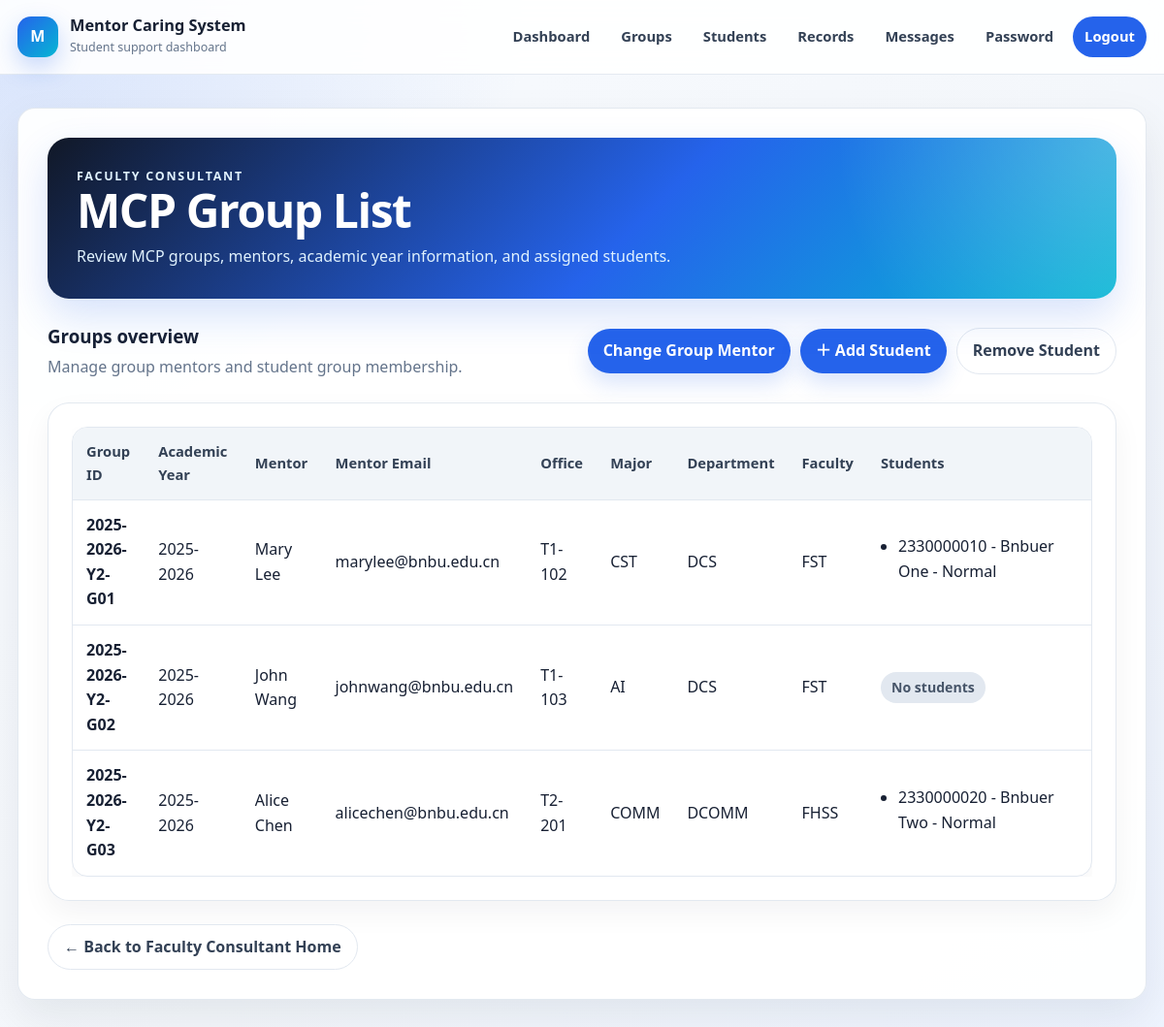
The page /faculty/groups (signed in) on the database its author committed.
### app/entity/mcp_group.py (models this page shows, shortened)
class MCPGroup(db.Model):
    __tablename__ = "mcp_groups"
    id = db.Column(db.Integer, primary_key=True)
    group_id = db.Column(db.String(120), unique=True, nullable=False)
    academic_year = db.Column(db.String(50), nullable=False)
    mentor_id = db.Column(db.Integer, db.ForeignKey("mentors.id"), nullable=False)
    major_id = db.Column(db.Integer, db.ForeignKey("majors.id"))
    mentor = db.relationship("Mentor", backref="groups")
    major = db.relationship("Major", backref="mcp_groups")

### app/entity/user.py (models this page shows, shortened)
class User(UserMixin, db.Model):
    __tablename__ = "users"
    id = db.Column(db.Integer, primary_key=True)
    user_id = db.Column(db.String(80), unique=True, nullable=False,
                       default=lambda: f"U-{uuid.uuid4().hex[:10].upper()}")
    account = db.Column(db.String(80), unique=True, nullable=False)
    password = db.Column(db.String(120), nullable=False)
    name = db.Column(db.String(120), nullable=False)
    email = db.Column(db.String(120))
    role = db.Column(db.String(50), nullable=False)
    user_type = db.Column(db.String(30), nullable=False, default="user")
    __mapper_args__ = {
        "polymorphic_identity": "user",
        "polymorphic_on": user_type,
    }

### app/entity/mentor.py (models this page shows, shortened)
class Mentor(FacultyMember):
    __tablename__ = "mentors"
    id = db.Column(db.Integer, db.ForeignKey("faculty_members.id"), primary_key=True)
    mentor_id = db.Column(db.String(50), unique=True)
    office = db.Column(db.String(120))
    __mapper_args__ = {
        "polymorphic_identity": "mentor",
    }

### app/entity/major.py (models this page shows, shortened)
class Major(db.Model):
    __tablename__ = "majors"
    id = db.Column(db.Integer, primary_key=True)
    name = db.Column(db.String(120), nullable=False)
    active = db.Column(db.Boolean, default=True)
    created_at = db.Column(db.DateTime, default=local_now)
    updated_at = db.Column(db.DateTime, default=local_now, onupdate=local_now)
    department_id = db.Column(db.Integer, db.ForeignKey("departments.id"), nullable=False)

### app/entity/department.py (models this page shows, shortened)
class Department(db.Model):
    __tablename__ = "departments"
    id = db.Column(db.Integer, primary_key=True)
    name = db.Column(db.String(120), nullable=False)
    active = db.Column(db.Boolean, default=True)
    created_at = db.Column(db.DateTime, default=local_now)
    updated_at = db.Column(db.DateTime, default=local_now, onupdate=local_now)
    faculty_id = db.Column(db.Integer, db.ForeignKey("faculties.id"), nullable=False)
    majors = db.relationship("Major", backref="department", lazy=True)

### app/entity/faculty.py (models this page shows, shortened)
class OrganizationUnit(object):
    unit_id = None
    name = None
    unit_type = None
    active = None
    created_date = None
    updated_date = None

class Faculty(db.Model, OrganizationUnit):
    __tablename__ = "faculties"
    id = db.Column(db.Integer, primary_key=True)
    name = db.Column(db.String(120), unique=True, nullable=False)
    active = db.Column(db.Boolean, default=True)
    created_at = db.Column(db.DateTime, default=local_now)
    updated_at = db.Column(db.DateTime, default=local_now, onupdate=local_now)
    departments = db.relationship("Department", backref="faculty", lazy=True)

### app/entity/student.py (models this page shows, shortened)
class Student(User):
    __tablename__ = "students"
    id = db.Column(db.Integer, db.ForeignKey("users.id"), primary_key=True)
    student_id = db.Column(db.String(50), unique=True, nullable=False)
    status = db.Column(db.String(50), default="Normal")
    group_id = db.Column(db.Integer, db.ForeignKey("mcp_groups.id"))
    group_id_str = db.Column(db.String(120))
    mentor_name_str = db.Column(db.String(120))
    faculty_str = db.Column(db.String(120))
    department_str = db.Column(db.String(120))
    major_str = db.Column(db.String(120))
    group = db.relationship("MCPGroup", backref="students")
    __mapper_args__ = {
        "polymorphic_identity": "student",
    }

### app/boundary/consultant_boundary.py (the view)
@consultant_bp.route("/faculty/groups")
@login_required
def faculty_groups():
    if current_user.role != "faculty_consultant":
        flash("Only faculty consultants can view MCP groups.")
        return redirect(url_for("auth.login"))
    groups = get_all_mcp_groups()
    return render_template("group_list.html", groups=groups)

### app/templates/group_list.html
{% extends "base.html" %}
{% block extra_css %}
<link rel="stylesheet" href="{{ url_for('static', filename='css/pages/organization.css') }}">
{% endblock %}
{% block content %}
<div class="group-page">
    <section class="org-hero">
        <p class="org-eyebrow">Faculty Consultant</p>
        <h2>MCP Group List</h2>
        <p>Review MCP groups, mentors, academic year information, and assigned students.</p>
    </section>
    <div class="org-toolbar">
        <div>
            <h3>Groups overview</h3>
            <p>Manage group mentors and student group membership.</p>
        </div>
        <div class="org-actions">
            <a class="org-action" href="{{ url_for('consultant.change_group_mentor_page') }}">Change Group Mentor</a>
            <a class="org-action" href="{{ url_for('consultant.add_student_to_group_page') }}">＋ Add Student</a>
            <a class="org-secondary-action" href="{{ url_for('consultant.remove_student_from_group_page') }}">Remove Student</a>
        </div>
    </div>
    {% if groups %}
    <section class="org-card">
        <div class="org-table-wrap">
            <table class="org-table">
                <tr>
                    <th>Group ID</th>
                    <th>Academic Year</th>
                    <th>Mentor</th>
                    <th>Mentor Email</th>
                    <th>Office</th>
                    <th>Major</th>
                    <th>Department</th>
                    <th>Faculty</th>
                    <th>Students</th>
                </tr>
                {% for group in groups %}
                <tr>
                    <td><strong>{{ group.group_id }}</strong></td>
                    <td>{{ group.academic_year }}</td>
                    <td>{{ group.mentor.name if group.mentor else "N/A" }}</td>
                    <td>{{ group.mentor.email if group.mentor else "N/A" }}</td>
                    <td>{{ group.mentor.office if group.mentor else "N/A" }}</td>
                    <td>{{ group.major.name if group.major else "N/A" }}</td>
                    <td>
                        {% if group.major and group.major.department %}
                            {{ group.major.department.name }}
                        {% else %}
                            N/A
                        {% endif %}
                    </td>
                    <td>
                        {% if group.major and group.major.department and group.major.department.faculty %}
                            {{ group.major.department.faculty.name }}
                        {% else %}
                            N/A
                        {% endif %}
                    </td>
                    <td class="org-long-cell">
                        {% if group.students %}
                            <ul class="group-student-list">
                                {% for student in group.students %}
                                    <li>{{ student.student_id }} - {{ student.name }} - {{ student.status }}</li>
                                {% endfor %}
                            </ul>
                        {% else %}
                            <span class="org-status is-muted">No students</span>
                        {% endif %}
                    </td>
                </tr>
                {% endfor %}
            </table>
        </div>
    </section>
    {% else %}
    <p class="org-empty">No MCP groups found.</p>
    {% endif %}
    <div>
        <a class="org-secondary-action" href="{{ url_for('consultant.faculty_home') }}">← Back to Faculty Consultant Home</a>
    </div>
</div>
{% endblock %}

### app/templates/base.html (shortened to what this page needs)
<!DOCTYPE html>
<html lang="en">
<head>
    <link rel="stylesheet" href="{{ url_for('static', filename='style.css') }}">
    {% block extra_css %}{% endblock %}
</head>
<body class="page-{{ (request.endpoint or 'default')|replace('.', '-') }}">
    <header class="app-header">
        <div class="nav-wrap">
            <a class="brand" href="{% if current_user.is_authenticated %}
                {% if current_user.role == 'admin' %}{{ url_for('admin.admin_home') }}
                {% elif current_user.role == 'faculty_consultant' %}{{ url_for('consultant.faculty_home') }}
                {% elif current_user.role == 'mentor' %}{{ url_for('mentor.mentor_home') }}
                {% elif current_user.role == 'student' %}{{ url_for('student.student_home') }}
                {% elif current_user.role == 'coordinator' %}{{ url_for('coordinator.coordinator_home') }}
                {% elif current_user.role == 'faculty_member' %}{{ url_for('auth.faculty_member_home') }}
                {% else %}{{ url_for('auth.index') }}{% endif %}
            {% else %}{{ url_for('auth.login') }}{% endif %}">
                <span class="brand-icon">M</span>
                <span>
                    <strong>Mentor Caring System</strong>
                    <small>Student support dashboard</small>
                </span>
            </a>
            <nav class="top-nav">
                {% if current_user.is_authenticated %}
                    {% if current_user.role == "admin" %}
                        <a href="{{ url_for('admin.admin_home') }}">Dashboard</a>
                        <a href="{{ url_for('admin.organization') }}">Organization</a>
                        <a href="{{ url_for('admin.admin_consultants') }}">Consultants</a>
                    {% elif current_user.role == "faculty_consultant" %}
                        <a href="{{ url_for('consultant.faculty_home') }}">Dashboard</a>
                        <a href="{{ url_for('consultant.faculty_groups') }}">Groups</a>
                        <a href="{{ url_for('consultant.search_student') }}">Students</a>
                        <a href="{{ url_for('report.record_search') }}">Records</a>
                    {% elif current_user.role == "mentor" %}
                        <a href="{{ url_for('mentor.mentor_home') }}">Dashboard</a>
                        <a href="{{ url_for('consultant.search_student') }}">Students</a>
                        <a href="{{ url_for('report.record_search') }}">Records</a>
                        <a href="{{ url_for('appointment.mentor_appointments') }}">Appointments</a>
                    {% elif current_user.role == "student" %}
                        <a href="{{ url_for('student.student_home') }}">Dashboard</a>
                        <a href="{{ url_for('student.student_mentor_info') }}">Mentor Info</a>
                        <a href="{{ url_for('appointment.student_appointments') }}">Appointments</a>
                    {% elif current_user.role == "coordinator" %}
                        <a href="{{ url_for('coordinator.coordinator_home') }}">Dashboard</a>
                        <a href="{{ url_for('consultant.search_student') }}">Students</a>
                        <a href="{{ url_for('report.record_search') }}">Records</a>
                    {% elif current_user.role == "faculty_member" %}
                        <a href="{{ url_for('auth.faculty_member_home') }}">Dashboard</a>
                        <a href="{{ url_for('report.log_list') }}">Logs</a>
                        <a href="{{ url_for('message.message_home') }}">Messages</a>
                    {% endif %}
                    {% if current_user.role != "faculty_member" %}
                        <a href="{{ url_for('message.message_home') }}">Messages</a>
                    {% endif %}
                    <a href="{{ url_for('auth.change_password') }}">Password</a>
                    <a class="logout-link" href="{{ url_for('auth.logout') }}">Logout</a>
                {% else %}
                    <a class="logout-link" href="{{ url_for('auth.login') }}">Login</a>
                {% endif %}
            </nav>
        </div>
    </header>
    <main class="layout">
        <section class="page-card">
            {% block content %}
            {% endblock %}
        </section>
    </main>
</body>
</html>

### rows shown on the page
MCPGroup: group_id "2025-2026-Y2-G01", academic_year "2025-2026", mentor "Mary Lee", mentor "marylee@bnbu.edu.cn", mentor "T1-102", major "CST", major.department.name "DCS", major.department.faculty.name "FST"
Student: student_id "2330000010", name "Bnbuer One", status "Normal"
MCPGroup: group_id "2025-2026-Y2-G02", academic_year "2025-2026", mentor "John Wang", mentor "johnwang@bnbu.edu.cn", mentor "T1-103", major "AI", major.department.name "DCS", major.department.faculty.name "FST", shows "No students"
MCPGroup: group_id "2025-2026-Y2-G03", academic_year "2025-2026", mentor "Alice Chen", mentor "alicechen@bnbu.edu.cn", mentor "T2-201", major "COMM", major.department.name "DCOMM", major.department.faculty.name "FHSS"
Student: student_id "2330000020", name "Bnbuer Two", status "Normal"
